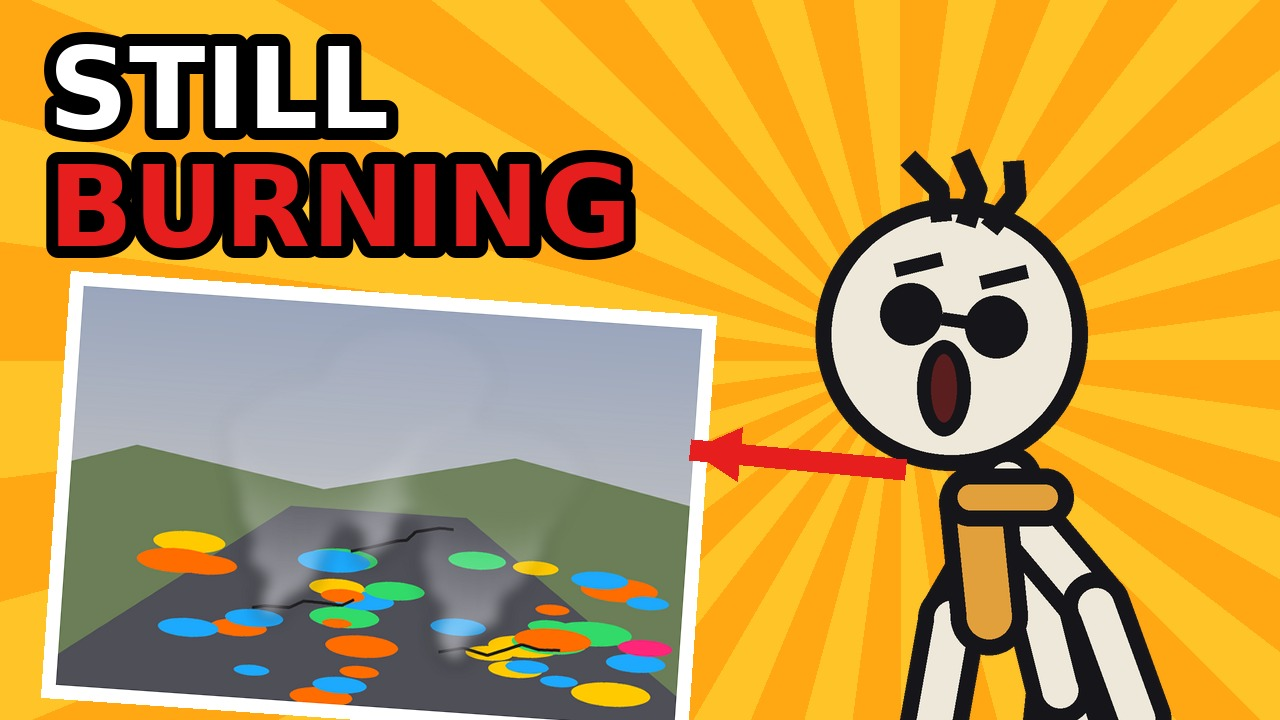
#> input picture quiet-archive/centralia/ce_a.jpg, 1280 x 720 px
$ python thumb3.py ../centralia/ce_a.jpg ../centralia/ce_b.jpg ../centralia/ce_b.jpg ../centralia/ce_b.jpg ../centralia/ce_b.jpg ../centralia/ce_b.jpg
#> lines starting #> are read from the running program, lines starting #| are printed output that depends on the picture
### quiet-archive/pipeline/character.py
"""Stick-figure character rig for The Quiet Archive.

Archie, the archive keeper, is the channel's host: a round-glasses stick figure with an amber scarf and a
three-hair tuft. The same rig draws the story characters (captains, sailors, keepers), using different props.

Drawing is done on an RGBA layer at 2x and downsampled, so lines stay smooth while the figure moves.

Pose = dict of joint angles in degrees. Angle 0 points straight down; positive turns towards screen right
(counter-clockwise on screen). Limb angles are absolute (not relative to the parent) for simple authoring.
"""
import math, random
from PIL import Image, ImageDraw

PAPER = (238, 232, 218)
INK = (22, 22, 26)
AMBER = (226, 160, 60)
RED = (196, 72, 56)

# head radius = 1 unit
L = dict(torso=1.8, neck=0.3, uarm=1.05, farm=1.0, thigh=1.15, shin=1.15)

POSES = {
    #            torso head  lua  lfa   rua  rfa  lth  lsh  rth  rsh
    "idle":      (0,    0,   -22, -12,  22,  12,  -10, -6,  10,  6),
    "talk1":     (2,    4,   -20, -60,  14,   8,  -10, -6,  10,  6),
    "talk2":     (-2,  -4,   -14, -8,   24,   70, -10, -6,  10,  6),
    "talk3":     (0,    2,   -35, -95,  35,   95, -10, -6,  10,  6),
    "point_r":   (4,    8,   -14, -8,   95,   100, -10, -6, 12,  8),
    "point_l":   (-4,  -8,   -95, -100, 14,   8,  -12, -8,  10,  6),
    "point_up":  (0,   10,   -14, -8,   150,  170, -10, -6, 10,  6),
    "shrug":     (0,  -10,   -60, -150, 60,   150, -10, -6, 10,  6),
    "facepalm":  (6,   18,   -14, -8,   150,  200, -10, -6, 10,  6),
    "scared":    (-6, -10,   -140,-170, 140,  170, -22, -10, 22, 10),
    "think":     (2,   12,   -14, -8,   70,   200, -10, -6, 10,  6),
    "lean_in":   (14,  14,   -30, -10,  40,   20,  -6,  -14, 16, 4),
    "arms_wide": (0,    0,   -100,-110, 100,  110, -14, -8, 14,  8),
    "jump":      (0,    0,   -150,-160, 150,  160, -40, 10, 40, -10),
    "hands_hips":(0,    0,   -45, 20,   45,  -20,  -14, -8, 14,  8),
    "wave":      (0,    6,   -14, -8,   120,  175, -10, -6, 10,  6),
    "sit":       (0,    0,   -30, 20,   30,  -20,  80,  0,  85,  0),
    "walk_a":    (4,    0,   20,  10,  -20,  -30,  25,  5, -25, -40),
    "walk_b":    (4,    0,  -20, -30,   20,   10, -25, -40, 25,  5),
    "lie":       (90,  90,   80,  80,   100, 100,  85, 85,  95, 95),
}
KEYS = ("torso", "head", "lua", "lfa", "rua", "rfa", "lth", "lsh", "rth", "rsh")

EXPR = ("neutral", "smug", "shocked", "scared", "deadpan", "laugh", "sad", "suspicious", "angry", "wink")


def pose(name):
    return dict(zip(KEYS, POSES.get(name, POSES["idle"])))


def lerp_pose(a, b, u):
    return {k: a[k] + (b[k] - a[k]) * u for k in KEYS}


def ease(x):
    x = min(max(x, 0.0), 1.0)
    return x * x * (3 - 2 * x)


def vec(a, l):
    r = math.radians(a)
    return math.sin(r) * l, math.cos(r) * l


class Look:
    """Visual identity: props and colours."""
    def __init__(self, kind="archie", body=PAPER, accent=AMBER, seed=0):
        self.kind, self.body, self.accent, self.seed = kind, body, accent, seed


class _SafeDraw:
    """Wraps ImageDraw so box shapes accept corners in any order (rotated poses such as 'lie' flip them)."""
    def __init__(self, d):
        self._d = d
    def _box(self, xy):
        x0, y0, x1, y1 = xy
        return [min(x0, x1), min(y0, y1), max(x0, x1), max(y0, y1)]
    def ellipse(self, xy, *a, **k):
        return self._d.ellipse(self._box(xy), *a, **k)
    def chord(self, xy, *a, **k):
        return self._d.chord(self._box(xy), *a, **k)
    def pieslice(self, xy, *a, **k):
        return self._d.pieslice(self._box(xy), *a, **k)
    def arc(self, xy, *a, **k):
        return self._d.arc(self._box(xy), *a, **k)
    def __getattr__(self, n):
        return getattr(self._d, n)


def draw_figure(layer, x, y, s, p, expr="neutral", mouth=0.0, blink=0.0, look=None, facing=1, alpha=255):
    """Draw onto RGBA `layer` (already supersampled). (x, y) = hip position in px, s = head radius in px."""
    look = look or Look()
    d = _SafeDraw(ImageDraw.Draw(layer))
    lw = max(2, int(s * 0.30))
    col = look.body + (alpha,)
    ink = INK + (alpha,)
    out = max(1, int(lw * 0.45))

    def seg(p0, p1, w=lw, c=col):
        d.line([p0, p1], fill=ink, width=w + out * 2)
        for q in (p0, p1):
            rr = (w + out * 2) / 2
            d.ellipse((q[0] - rr, q[1] - rr, q[0] + rr, q[1] + rr), fill=ink)
        d.line([p0, p1], fill=c, width=w)
        for q in (p0, p1):
            rr = w / 2
            d.ellipse((q[0] - rr, q[1] - rr, q[0] + rr, q[1] + rr), fill=c)

    def pt(base, ang, ln):
        dx, dy = vec(ang, ln * s)
        return (base[0] + dx * facing, base[1] + dy)

    hip = (x, y)
    neck = pt(hip, 180 + p["torso"], L["torso"])
    head_c = pt(neck, 180 + p["torso"] + p["head"] * 0.5, L["neck"] + 1.0)
    # legs
    for th, sh in (("lth", "lsh"), ("rth", "rsh")):
        knee = pt(hip, p[th], L["thigh"])
        foot = pt(knee, p[sh], L["shin"])
        seg(hip, knee); seg(knee, foot)
    if look.kind == "woman":
        sk = [pt(hip, 180 + p["torso"], 0.5), pt(hip, -28, 1.7), pt(hip, 28, 1.7)]
        d.polygon(sk, fill=(70, 90, 140, alpha), outline=ink)
    seg(hip, neck)
    shoulder = pt(hip, 180 + p["torso"], L["torso"] * 0.86)
    hands = []
    for ua, fa in (("lua", "lfa"), ("rua", "rfa")):
        el = pt(shoulder, p[ua], L["uarm"])
        hd = pt(el, p[fa], L["farm"])
        seg(shoulder, el); seg(el, hd)
        hands.append(hd)
    # props below head
    if look.kind == "archie":
        # amber scarf: one tail hanging behind the shoulder, then a chunky band round the neck
        sc = look.accent + (alpha,)
        k = pt(neck, 0, 0.14)
        t0 = (k[0] - s * 0.25 * facing, k[1] + s * 0.05)
        t1 = pt(t0, -18 + p["torso"] * 1.5 + math.sin(p["head"] * 0.2) * 8, 0.95)
        seg(t0, t1, int(lw * 1.25), look.accent)
        d.rounded_rectangle((k[0] - s * 0.55, k[1] - s * 0.24, k[0] + s * 0.55, k[1] + s * 0.24), radius=s * 0.24, fill=sc, outline=ink, width=out)
    # head
    cx, cy = head_c
    r = s
    d.ellipse((cx - r - out, cy - r - out, cx + r + out, cy + r + out), fill=ink)
    d.ellipse((cx - r, cy - r, cx + r, cy + r), fill=look.body + (alpha,))
    tilt = math.radians(p["head"]) * 0.6
    ct, st = math.cos(tilt), math.sin(tilt)

    def hp(u, v):  # head-local coords (u right, v down), in head radii
        u *= facing
        return (cx + (u * ct - v * st) * r, cy + (u * st + v * ct) * r)

    fw = max(2, int(s * 0.12))
    # hats / hair
    if look.kind == "archie":
        for k2, a in enumerate((-28, -4, 20)):
            b0 = hp(-0.22 + k2 * 0.2, -0.92)
            b1 = (b0[0] + math.sin(math.radians(a)) * r * 0.6 * facing, b0[1] - math.cos(math.radians(a)) * r * 0.6)
            ctl = ((b0[0] + b1[0]) / 2 + r * 0.12 * facing, (b0[1] + b1[1]) / 2)
            d.line([b0, ctl, b1], fill=ink, width=int(fw * 1.5), joint="curve")
    elif look.kind == "captain":
        brim = [hp(-1.15, -0.62), hp(1.15, -0.62)]
        d.line(brim, fill=ink, width=int(fw * 1.6))
        top = [hp(-0.85, -0.62), hp(-0.75, -1.25), hp(0.75, -1.25), hp(0.85, -0.62)]
        d.polygon(top, fill=(30, 34, 52, alpha), outline=ink)
        d.ellipse([*hp(-0.12, -1.02), *hp(0.12, -0.82)], fill=look.accent + (alpha,))
    elif look.kind == "sailor":
        d.chord([*hp(-0.95, -1.35), *hp(0.95, -0.35)], 180, 360, fill=(235, 235, 240, alpha), outline=ink, width=out)
    elif look.kind == "keeper":
        d.chord([*hp(-1.0, -1.25), *hp(1.0, -0.2)], 180, 360, fill=(40, 52, 70, alpha), outline=ink, width=out)
        d.line([hp(-1.15, -0.72), hp(0.4, -0.72)], fill=ink, width=int(fw * 1.4))
    elif look.kind == "redhair":
        d.chord([*hp(-1.05, -1.12), *hp(1.05, 0.2)], 180, 360, fill=RED + (alpha,), outline=ink, width=out)
        for k2 in range(5):
            u = -0.7 + k2 * 0.35
            d.polygon([hp(u - 0.2, -0.9), hp(u + 0.05, -1.3), hp(u + 0.2, -0.88)], fill=RED + (alpha,))
    elif look.kind == "official":
        d.rectangle([*hp(-0.7, -1.6), *hp(0.7, -0.75)], fill=(28, 28, 32, alpha))
        d.line([hp(-1.1, -0.75), hp(1.1, -0.75)], fill=(28, 28, 32, alpha), width=int(fw * 1.6))
    elif look.kind == "pilot":
        d.chord([*hp(-1.08, -1.12), *hp(1.08, 0.4)], 180, 360, fill=(110, 76, 46, alpha), outline=ink, width=out)
        for side in (-1, 1):
            c0 = hp(side * 0.36, -0.62)
            d.ellipse((c0[0] - 0.22 * r, c0[1] - 0.18 * r, c0[0] + 0.22 * r, c0[1] + 0.18 * r), fill=(150, 200, 220, alpha), outline=ink, width=out)
    elif look.kind == "woman":
        d.chord([*hp(-1.08, -1.15), *hp(1.08, 0.55)], 180, 360, fill=(110, 70, 45, alpha), outline=ink, width=out)
        d.ellipse([*hp(-0.35, -1.45), *hp(0.35, -0.85)], fill=(110, 70, 45, alpha), outline=ink, width=out)
    elif look.kind == "judge":
        for k2 in range(6):
            u = -1.0 + k2 * 0.4
            d.ellipse([*hp(u - 0.3, -1.2), *hp(u + 0.3, -0.5)], fill=(236, 236, 236, alpha), outline=ink, width=out)
        for side in (-1, 1):
            d.ellipse([*hp(side * 1.05 - 0.25, -0.3), *hp(side * 1.05 + 0.25, 0.6)], fill=(236, 236, 236, alpha), outline=ink, width=out)
    elif look.kind == "writer":
        d.ellipse([*hp(-0.75, -1.55), *hp(0.75, -0.75)], fill=(40, 34, 30, alpha))
        d.line([hp(-1.1, -0.78), hp(1.1, -0.78)], fill=(40, 34, 30, alpha), width=int(fw * 1.8))
    if look.kind == "writer":
        d.chord([*hp(-0.6, 0.15), *hp(0.6, 0.55)], 180, 360, fill=(60, 44, 34, alpha))
    if look.kind == "beard" or look.kind == "captain":
        d.chord([*hp(-0.85, -0.2), *hp(0.85, 1.25)], 0, 180, fill=(200, 200, 205, alpha) if look.kind == "captain" else (90, 70, 55, alpha))

    face(d, hp, r, expr, mouth, blink, fw, alpha, glasses=(look.kind == "archie"))
    return dict(head=head_c, hands=hands, neck=neck)


def face(d, hp, r, expr, mouth, blink, fw, alpha, glasses=False):
    ink = INK + (alpha,)
    ey, ex = -0.12, 0.36
    eye_r = 0.12
    if expr in ("shocked", "scared"):
        eye_r = 0.2
    # brows
    brow = {
        "neutral": (0, 0), "smug": (-8, 10), "shocked": (-14, 14), "scared": (18, -18), "deadpan": (0, 0),
        "laugh": (-6, 6), "sad": (22, -22), "suspicious": (-16, 4), "angry": (24, -24), "wink": (-6, 6),
    }[expr]
    by = ey - (0.42 if expr in ("shocked", "scared") else 0.32)
    for side, ang in ((-1, brow[0]), (1, brow[1])):
        c = hp(side * ex, by)
        a = math.radians(ang) * side
        dx, dy = math.cos(a) * 0.2 * r, math.sin(a) * 0.2 * r
        d.line([(c[0] - dx, c[1] + dy), (c[0] + dx, c[1] - dy)], fill=ink, width=fw)
    # eyes
    for side in (-1, 1):
        c = hp(side * ex, ey)
        closed = blink > 0.5 or (expr == "laugh") or (expr == "wink" and side == 1)
        if expr == "deadpan" and not closed:
            d.line([(c[0] - 0.14 * r, c[1]), (c[0] + 0.14 * r, c[1])], fill=ink, width=fw)
            d.chord((c[0] - 0.14 * r, c[1] - 0.02 * r, c[0] + 0.14 * r, c[1] + 0.16 * r), 0, 180, fill=ink)
        elif expr == "suspicious" and not closed:
            d.chord((c[0] - 0.15 * r, c[1] - 0.12 * r, c[0] + 0.15 * r, c[1] + 0.12 * r), 0, 180, fill=ink)
            d.line([(c[0] - 0.16 * r, c[1]), (c[0] + 0.16 * r, c[1])], fill=ink, width=fw)
        elif closed:
            d.arc((c[0] - 0.15 * r, c[1] - 0.12 * r, c[0] + 0.15 * r, c[1] + 0.12 * r), 180, 360, fill=ink, width=fw)
        else:
            rr = eye_r * r
            if expr in ("shocked", "scared"):
                d.ellipse((c[0] - rr, c[1] - rr, c[0] + rr, c[1] + rr), outline=ink, width=fw)
                pr = rr * 0.45
                d.ellipse((c[0] - pr, c[1] - pr, c[0] + pr, c[1] + pr), fill=ink)
            else:
                d.ellipse((c[0] - rr, c[1] - rr, c[0] + rr, c[1] + rr), fill=ink)
        if glasses:
            gr = 0.26 * r
            d.ellipse((c[0] - gr, c[1] - gr, c[0] + gr, c[1] + gr), outline=ink, width=max(1, fw - 1))
    if glasses:
        a, b = hp(-ex + 0.26, ey), hp(ex - 0.26, ey)
        d.line([a, b], fill=ink, width=max(1, fw - 1))
    # mouth
    m = hp(0, 0.45)
    w = 0.32 * r
    o = min(max(mouth, 0.0), 1.0)
    if expr in ("shocked", "scared") or (o > 0.15 and expr not in ("smug",)):
        h = (0.08 + 0.32 * o) * r if expr not in ("shocked", "scared") else (0.22 + 0.2 * o) * r
        ww = w * (0.7 if expr in ("shocked", "scared") else 0.9)
        d.ellipse((m[0] - ww, m[1] - h, m[0] + ww, m[1] + h), fill=(90, 30, 30, alpha), outline=ink, width=fw)
    elif expr == "smug":
        d.arc((m[0] - w, m[1] - 0.25 * r, m[0] + w * 0.6, m[1] + 0.12 * r), 10, 120, fill=ink, width=fw)
        if o > 0.15:
            d.ellipse((m[0] - w * 0.4, m[1] - 0.05 * r, m[0] + w * 0.3, m[1] + (0.05 + 0.2 * o) * r), fill=(90, 30, 30, alpha), outline=ink, width=fw)
    elif expr == "laugh":
        d.chord((m[0] - w, m[1] - 0.2 * r, m[0] + w, m[1] + 0.3 * r), 0, 180, fill=(90, 30, 30, alpha), outline=ink, width=fw)
    elif expr in ("sad", "angry"):
        d.arc((m[0] - w * 0.8, m[1] + 0.02 * r, m[0] + w * 0.8, m[1] + 0.35 * r), 200, 340, fill=ink, width=fw)
    elif expr in ("deadpan", "suspicious"):
        d.line([(m[0] - w * 0.6, m[1] + 0.05 * r), (m[0] + w * 0.6, m[1] + 0.05 * r)], fill=ink, width=fw)
    else:
        d.arc((m[0] - w * 0.8, m[1] - 0.2 * r, m[0] + w * 0.8, m[1] + 0.12 * r), 20, 160, fill=ink, width=fw)
    if expr == "scared":
        # sweat drop
        sx, sy = hp(1.05, -0.5)
        d.polygon([(sx, sy - 0.25 * r), (sx - 0.1 * r, sy), (sx + 0.1 * r, sy)], fill=(140, 190, 230, alpha))
        d.ellipse((sx - 0.1 * r, sy - 0.06 * r, sx + 0.1 * r, sy + 0.14 * r), fill=(140, 190, 230, alpha))


class Actor:
    """A character with a pose/expression timeline and automatic idle motion, blinking and lip-sync."""

    # [9 lines left out: function __init__, not called in this run]

    def key(self, t, pose_name, expr=None):
        self.track.append((t, pose_name, expr))
        self.track.sort(key=lambda k: k[0])

    # [61 lines left out: functions state, draw, mouth_track, not called in this run]

### quiet-archive/pipeline/thumb3.py
"""Thumbnail with Archie: thumb3.py <bg.png> <out.jpg> "<TEXT>" [pose] [expr] [cast_look]"""
import sys, os
from PIL import Image, ImageDraw, ImageFont, ImageEnhance
sys.path.insert(0, os.path.dirname(__file__))
import visuals as V
import character as C

bg, out, text = sys.argv[1], sys.argv[2], sys.argv[3]
pose = sys.argv[4] if len(sys.argv) > 4 else "point_l"
expr = sys.argv[5] if len(sys.argv) > 5 else "shocked"
cast = sys.argv[6] if len(sys.argv) > 6 else None
W, H = 1280, 720
im = Image.open(bg).convert("RGB").resize((W, H), Image.LANCZOS)
#> im is the input picture: PIL image 1280x720 RGB; mean R, G, B 192.7, 152.1, 75.4
im = ImageEnhance.Color(im).enhance(1.35); im = ImageEnhance.Contrast(im).enhance(1.15)
#> after `im = ImageEnhance.Color(im).enhance(1.35)`:
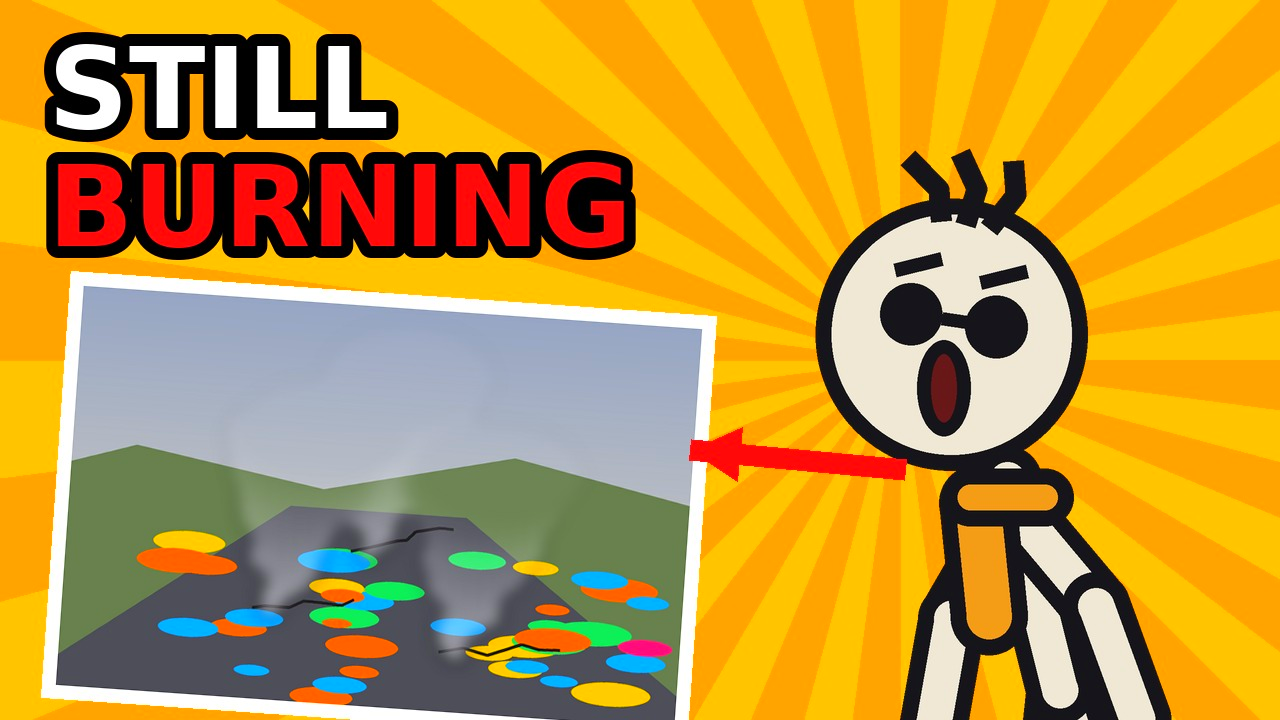
#> im: PIL image 1280x720 RGB; mean R, G, B 193.5, 150.5, 59.7
im = im.convert("RGBA")
#> im: PIL image 1280x720 RGBA
# darken left for text
grad = Image.new("L", (W, 1)); [grad.putpixel((x, 0), int(170 * max(0, 1 - x / (W * 0.62)))) for x in range(W)]
im.alpha_composite(Image.merge("RGBA", [Image.new("L", (W, H), 0)] * 3 + [grad.resize((W, H))]))
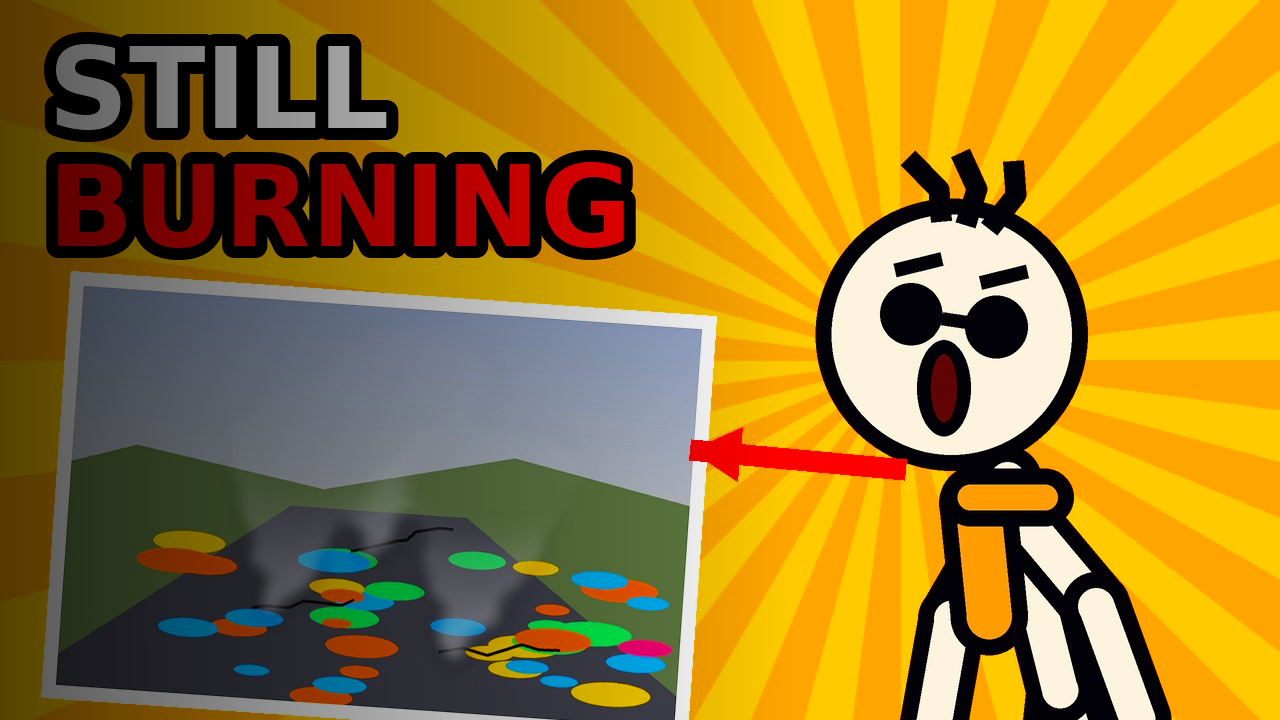
#> im: PIL image 1280x720 RGBA; mean R, G, B, A 157.5, 122.4, 41.4, 255
SS = 2
lay = Image.new("RGBA", (W * SS, H * SS), (0, 0, 0, 0))
#> lay: PIL image 2560x1440 RGBA; every value is 0
if cast:
    C.draw_figure(lay, 820 * SS, 610 * SS, 38 * SS, C.pose("scared"), "scared", 0, 0, C.Look(cast))
#> in draw_figure, `neck = pt(hip, 180 + p["torso"], L["torso"])`: neck = (1654.3, 1083.9)
#> in draw_figure, `head_c = pt(neck, 180 + p["torso"] + p["head"] * 0.5, L["neck"] + 1.0)`: head_c = (1673.2, 987)
#> the loop in draw_figure, `for th, sh in (("lth", "lsh"), ("rth", "rsh")):` made 2 passes
#> (knee, foot) on passes 1 to 2: ((1607.3, 1301), (1592.1, 1387.1)), ((1672.7, 1301), (1687.9, 1387.1))
#> in draw_figure, `shoulder = pt(hip, 180 + p["torso"], L["torso"] * 0.86)`: shoulder = (1652.3, 1103)
#> the loop in draw_figure, `for ua, fa in (("lua", "lfa"), ("rua", "rfa")):` made 2 passes
#> (el, hd) on passes 1 to 2: ((1601, 1041.9), (1587.8, 967)), ((1703.6, 1041.9), (1716.8, 967))
#> after the loop in draw_figure, `for ua, fa in (("lua", "lfa"), ("rua", "rfa")):`: hands = [(1587.8, 967), (1716.8, 967)]
#> in draw_figure, `cx, cy = head_c`: cx = 1673.2; cy = 987
#> in draw_figure, `tilt = math.radians(p["head"]) * 0.6`: tilt = -0.105
#> in draw_figure, `ct, st = math.cos(tilt), math.sin(tilt)`: ct = 0.995; st = -0.105
#> the loop in face, `for side, ang in ((-1, brow[0]), (1, brow[1])):` made 2 passes
#> c on passes 1 to 2: (1641.7, 949), (1696.1, 943.3)
#> the loop in face, `for side in (-1, 1):` made 2 passes
#> c on passes 1 to 2: (1645, 980.8), (1699.4, 975)
#> in face, `m = hp(0, 0.45)`: m = (1676.7, 1021)
#> in face, `sx, sy = hp(1.05, -0.5)`: sx = 1748.5; sy = 940.8
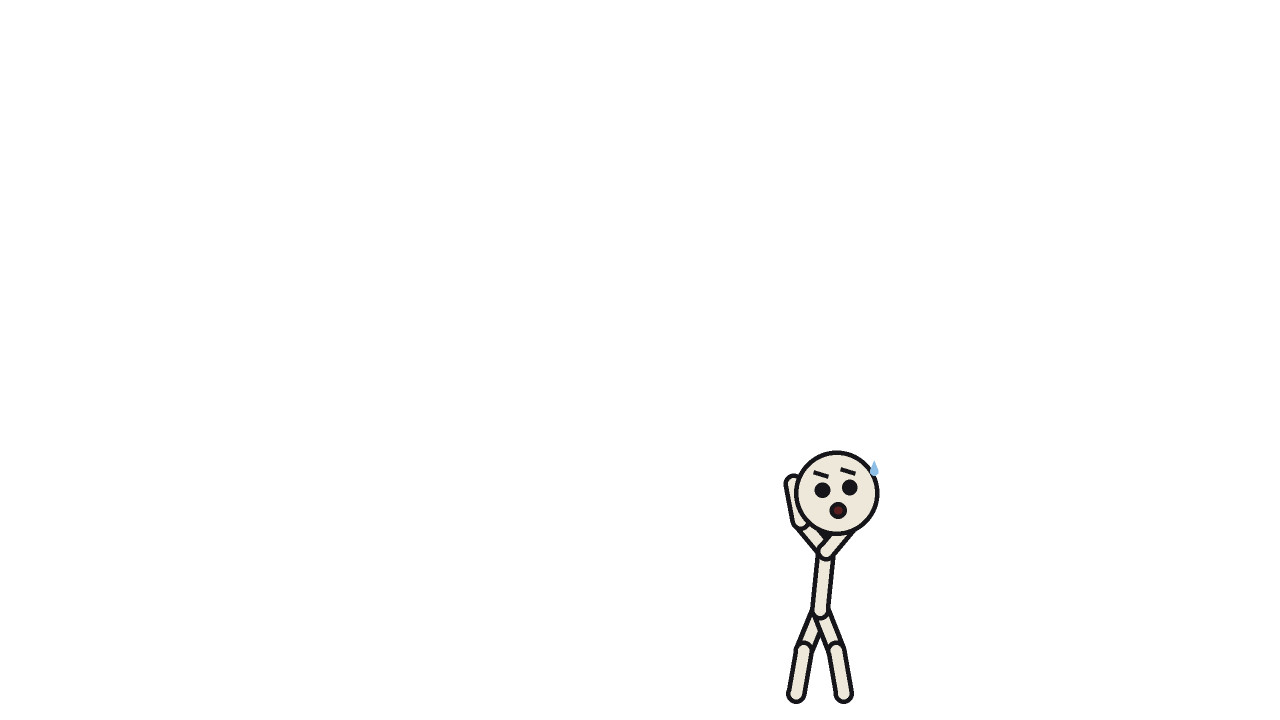
#> lay: PIL image 2560x1440 RGBA (shown at 1/2 size); mean R, G, B, A 1.9, 1.9, 1.8, 3.3; transparent parts drawn white
C.draw_figure(lay, 1080 * SS, 560 * SS, 78 * SS, C.pose(pose), expr, 0.6, 0, C.Look("archie"))
#> the loop in draw_figure (call 2), `for th, sh in (("lth", "lsh"), ("rth", "rsh")):` made 2 passes
#> (knee, foot) on passes 1 to 2: ((2128.8, 1296.7), (2110.1, 1475.1)), ((2191.2, 1296.7), (2209.9, 1475.1))
#> the loop in draw_figure (call 2), `for ua, fa in (("lua", "lfa"), ("rua", "rfa")):` made 2 passes
#> (el, hd) on passes 1 to 2: ((2098.6, 1030.4), (2066.2, 1183)), ((2221.4, 1030.4), (2253.8, 1183))
#> the loop in draw_figure (call 2), `for k2, a in enumerate((-28, -4, 20)):` made 3 passes
#> (b0, b1, ctl) on passes 1 to 3: ((2125.7, 492.9), (2081.7, 410.2), (2122.4, 451.6)), ((2156.9, 492.9), (2150.4, 399.5), (2172.3, 446.2)), ((2188.1, 492.9), (2220.1, 404.9), (2222.8, 448.9))
#> (the run stopped early here; a loop or call above may not have finished)
